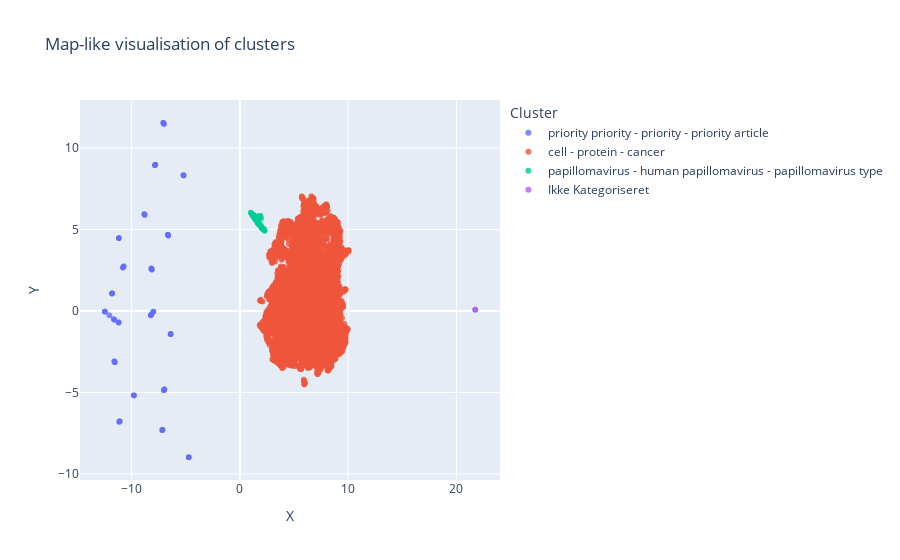

The cell this chart's notebook holds for it:
### Code cell
# ==== MAP-LIKE 2D CLUSTER VISUALISATION ====

# Get clusters (same helper as above)
cluster_series = get_cluster_series(
    df_out=df_out if "df_out" in globals() else None,
    topic_model=topic_model if "topic_model" in globals() else None,
)

# Try to get x,y from df_out
x, y = get_coordinates(df_out=df_out if "df_out" in globals() else None)

if x is not None and y is not None:
    # Case 1: We have 2D coordinates in df_out
    df_map = pd.DataFrame(
        {
            "x": x.values,
            "y": y.values,
            "cluster": cluster_series.values,
        }
    )

    fig_map = px.scatter(
        df_map,
        x="x",
        y="y",
        color="cluster",
        title="Map-like visualisation of clusters",
        labels={"x": "X", "y": "Y", "cluster": "Cluster"},
        opacity=0.8,
    )

    fig_map.update_traces(marker=dict(size=6))

    fig_map.show()
    save_and_open_html(fig_map, filename="cluster_map_scatter.html", folder=file_path_plots)

elif "topic_model" in globals() and topic_model is not None:
    # Case 2: No x,y in df_out; fall back to topic_model's own visualisation (e.g. BERTopic)
    # This assumes a BERTopic-like interface with visualize_documents(..) returning a Plotly figure.
    try:
        # You may want to pass specific documents/embeddings here depending on how your model is set up.
        fig_map = topic_model.visualize_documents()
        fig_map.show()
        save_and_open_html(fig_map, filename="cluster_map_topic_model.html", folder=file_path_plots)
    except Exception as e:
        raise RuntimeError(
            "Could not create map-like visualisation from topic_model. "
            "Make sure your model supports `visualize_documents()` or provide x,y in df_out."
        ) from e
else:
    raise RuntimeError(
        "No 2D coordinates found in df_out (columns 'x' and 'y' missing), "
        "and topic_model is not available or not usable for visualisation."
    )

### Figure 1 — Plotly figure (JSON) as saved in the notebook; plotly's stock layout.template omitted (floating-point values rounded to 4 significant figures; data arrays with more than 128 entries replaced by an {"elided": "..."} marker saying what was removed)
{"data": [{"hovertemplate": "Cluster=priority priority - priority - priority article<br>X=%{x}<br>Y=%{y}<extra></extra>", "legendgroup": "priority priority - priority - priority article", "marker": {"color": "#636efa", "opacity": 0.8, "size": 6, "symbol": "circle"}, "mode": "markers", "name": "priority priority - priority - priority article", "showlegend": true, "type": "scattergl", "x": {"elided": "514 float values"}, "xaxis": "x", "y": {"elided": "514 float values"}, "yaxis": "y"}, {"hovertemplate": "Cluster=cell - protein - cancer<br>X=%{x}<br>Y=%{y}<extra></extra>", "legendgroup": "cell - protein - cancer", "marker": {"color": "#EF553B", "opacity": 0.8, "size": 6, "symbol": "circle"}, "mode": "markers", "name": "cell - protein - cancer", "showlegend": true, "type": "scattergl", "x": {"elided": "14371 float values"}, "xaxis": "x", "y": {"elided": "14371 float values"}, "yaxis": "y"}, {"hovertemplate": "Cluster=papillomavirus - human papillomavirus - papillomavirus type<br>X=%{x}<br>Y=%{y}<extra></extra>", "legendgroup": "papillomavirus - human papillomavirus - papillomavirus type", "marker": {"color": "#00cc96", "opacity": 0.8, "size": 6, "symbol": "circle"}, "mode": "markers", "name": "papillomavirus - human papillomavirus - papillomavirus type", "showlegend": true, "type": "scattergl", "x": {"elided": "226 float values"}, "xaxis": "x", "y": {"elided": "226 float values"}, "yaxis": "y"}, {"hovertemplate": "Cluster=Ikke Kategoriseret<br>X=%{x}<br>Y=%{y}<extra></extra>", "legendgroup": "Ikke Kategoriseret", "marker": {"color": "#ab63fa", "opacity": 0.8, "size": 6, "symbol": "circle"}, "mode": "markers", "name": "Ikke Kategoriseret", "showlegend": true, "type": "scattergl", "x": [21.74, 21.74, 21.74, 21.74, 21.74, 21.74, 21.74, 21.74, 21.74, 21.74, 21.74, 21.74, 21.74, 21.74, 21.74, 21.74, 21.74, 21.74, 21.75, 21.74, 21.74, 21.74, 21.74, 21.74, 21.74, 21.74, 21.74, 21.74], "xaxis": "x", "y": [0.0846, 0.08311, 0.08448, 0.0827, 0.0844, 0.08439, 0.08298, 0.08254, 0.08296, 0.0784, 0.08407, 0.08446, 0.08388, 0.0827, 0.08392, 0.08262, 0.08222, 0.08386, 0.07787, 0.08331, 0.08308, 0.0824, 0.08137, 0.08258, 0.08251, 0.08258, 0.08258, 0.08282], "yaxis": "y"}], "layout": {"legend": {"title": {"text": "Cluster"}, "tracegroupgap": 0}, "title": {"text": "Map-like visualisation of clusters"}, "xaxis": {"anchor": "y", "domain": [0, 1], "title": {"text": "X"}}, "yaxis": {"anchor": "x", "domain": [0, 1], "title": {"text": "Y"}}}}
